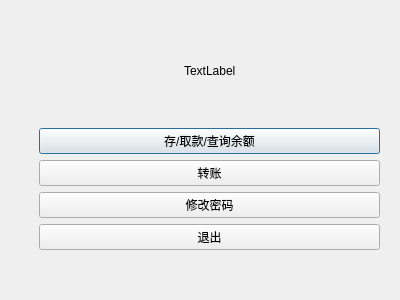
<?xml version="1.0" encoding="UTF-8"?>
<ui version="4.0">
 <class>menu</class>
 <widget class="QDialog" name="menu">
  <property name="geometry">
   <rect>
    <x>0</x>
    <y>0</y>
    <width>400</width>
    <height>300</height>
   </rect>
  </property>
  <property name="windowTitle">
   <string>Dialog</string>
  </property>
  <widget class="QWidget" name="gridLayoutWidget">
   <property name="geometry">
    <rect>
     <x>39</x>
     <y>19</y>
     <width>341</width>
     <height>231</height>
    </rect>
   </property>
   <layout class="QGridLayout" name="gridLayout">
    <item row="1" column="0" colspan="3">
     <widget class="QPushButton" name="saveWithdrawal">
      <property name="text">
       <string>存/取款/查询余额</string>
      </property>
     </widget>
    </item>
    <item row="0" column="1">
     <widget class="QLabel" name="welcomeLable">
      <property name="text">
       <string>TextLabel</string>
      </property>
     </widget>
    </item>
    <item row="0" column="0">
     <spacer name="horizontalSpacer">
      <property name="orientation">
       <enum>Qt::Horizontal</enum>
      </property>
      <property name="sizeHint" stdset="0">
       <size>
        <width>40</width>
        <height>20</height>
       </size>
      </property>
     </spacer>
    </item>
    <item row="2" column="0" colspan="3">
     <widget class="QPushButton" name="transfer">
      <property name="text">
       <string>转账</string>
      </property>
     </widget>
    </item>
    <item row="0" column="2">
     <spacer name="horizontalSpacer_2">
      <property name="orientation">
       <enum>Qt::Horizontal</enum>
      </property>
      <property name="sizeHint" stdset="0">
       <size>
        <width>40</width>
        <height>20</height>
       </size>
      </property>
     </spacer>
    </item>
    <item row="3" column="0" colspan="3">
     <widget class="QPushButton" name="changePwd">
      <property name="text">
       <string>修改密码</string>
      </property>
     </widget>
    </item>
    <item row="4" column="0" colspan="3">
     <widget class="QPushButton" name="exit">
      <property name="text">
       <string>退出</string>
      </property>
     </widget>
    </item>
   </layout>
  </widget>
 </widget>
 <resources/>
 <connections/>
</ui>
